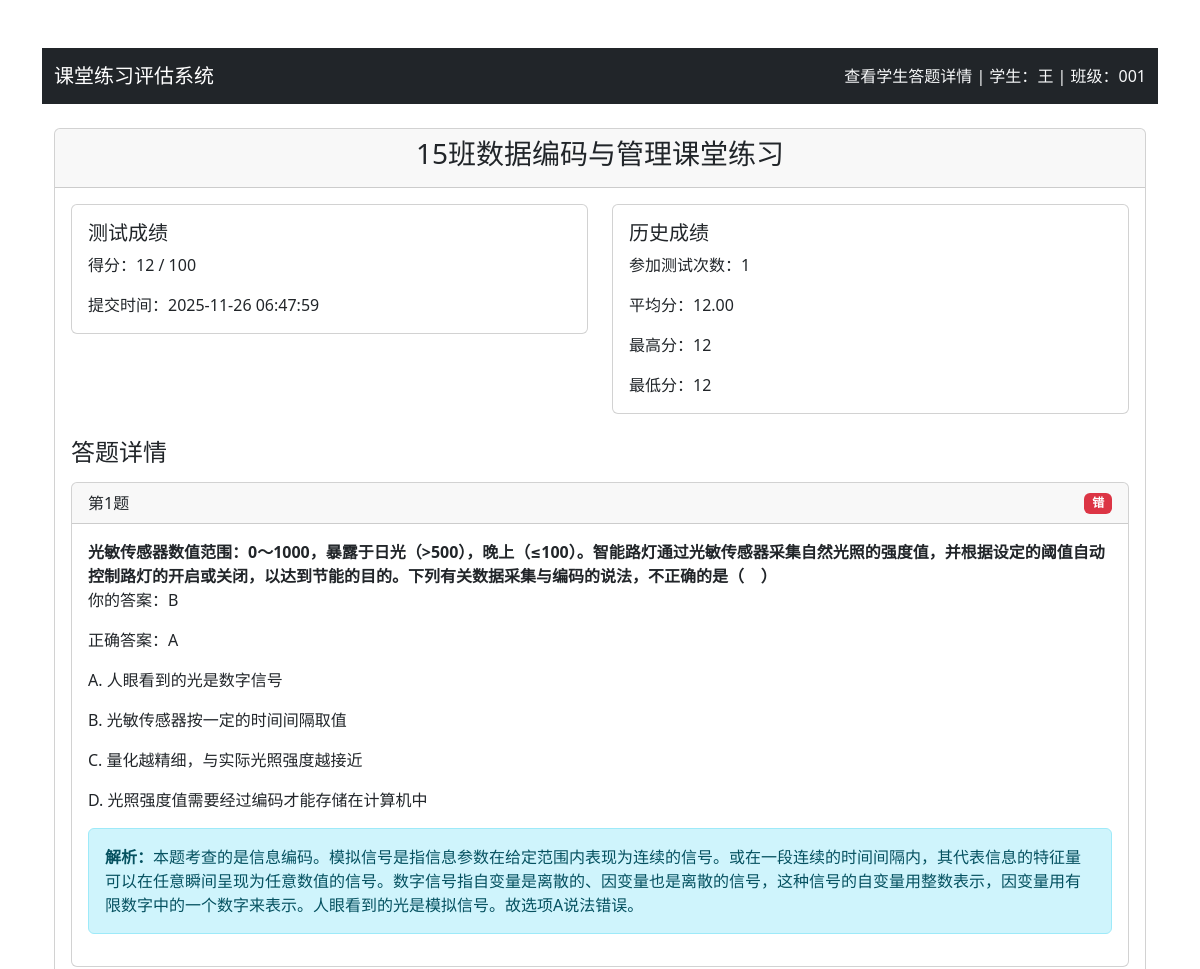
/test_result/525 (signed in, upper part), run on an earlier commit of the app's database.
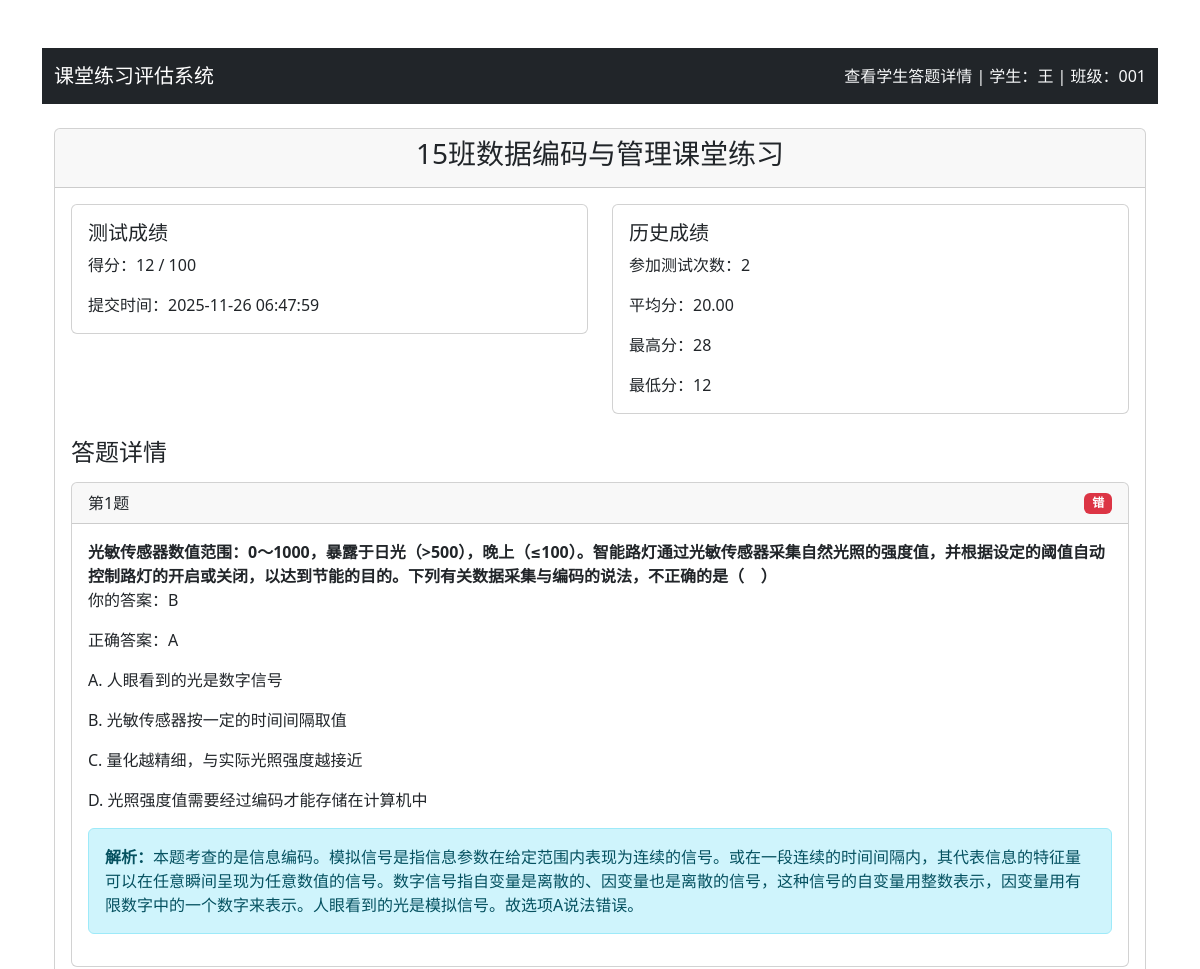
And on a later commit of the database.
### app.py (models this page shows)
class TestResult(db.Model):
    id = db.Column(db.Integer, primary_key=True)
    student_id = db.Column(db.Integer, db.ForeignKey('user.id'))
    student_name = db.Column(db.String(100), nullable=False)
    class_number = db.Column(db.String(50), nullable=False)
    test_id = db.Column(db.Integer, db.ForeignKey('test.id'), nullable=False)
    score = db.Column(db.Integer, nullable=False)
    created_at = db.Column(db.DateTime, default=datetime.utcnow)
    answers = db.Column(db.Text)
    ip_address = db.Column(db.String(15), nullable=True) # Added ip_address column
    test = db.relationship('Test', backref=db.backref('results', lazy=True))

class Test(db.Model):
    id = db.Column(db.Integer, primary_key=True)
    title = db.Column(db.String(200), nullable=False)
    single_choice_count = db.Column(db.Integer, default=0)
    multiple_choice_count = db.Column(db.Integer, default=0)
    true_false_count = db.Column(db.Integer, default=0)
    fill_blank_count = db.Column(db.Integer, default=0)
    short_answer_count = db.Column(db.Integer, default=0)
    single_choice_score = db.Column(db.Integer, default=0)
    multiple_choice_score = db.Column(db.Integer, default=0)
    true_false_score = db.Column(db.Integer, default=0)
    fill_blank_score = db.Column(db.Integer, default=0)
    short_answer_score = db.Column(db.Integer, default=0)
    total_score = db.Column(db.Integer, nullable=False)
    created_at = db.Column(db.DateTime, default=datetime.utcnow)
    is_active = db.Column(db.Boolean, default=True)
    single_choice_bank_id = db.Column(db.Integer)
    multiple_choice_bank_id = db.Column(db.Integer)
    true_false_bank_id = db.Column(db.Integer)
    fill_blank_bank_id = db.Column(db.Integer)
    short_answer_bank_id = db.Column(db.Integer)
    allow_student_choice = db.Column(db.Boolean, default=False)

class StudentTestHistory(db.Model):
    id = db.Column(db.Integer, primary_key=True)
    student_id = db.Column(db.Integer, db.ForeignKey('user.id'))
    student_name = db.Column(db.String(100), nullable=False)
    class_number = db.Column(db.String(50), nullable=False)
    test_count = db.Column(db.Integer, default=0)  # 总测试次数
    total_score = db.Column(db.Integer, default=0)  # 总分
    average_score = db.Column(db.Float, default=0.0)  # 平均分
    highest_score = db.Column(db.Integer, default=0)  # 最高分
    lowest_score = db.Column(db.Integer, default=0)  # 最低分
    updated_at = db.Column(db.DateTime, default=datetime.utcnow, onupdate=datetime.utcnow)

class Question(db.Model):
    id = db.Column(db.Integer, primary_key=True)
    question_type = db.Column(db.String(20), nullable=False)
    content = db.Column(db.Text, nullable=False)
    image_path = db.Column(db.String(200))  # 题目配图
    option_a = db.Column(db.String(200))
    option_b = db.Column(db.String(200))
    option_c = db.Column(db.String(200))
    option_d = db.Column(db.String(200))
    option_e = db.Column(db.String(200))
    correct_answer = db.Column(db.String(200), nullable=False)
    score = db.Column(db.Integer, nullable=False)
    explanation = db.Column(db.Text)
    created_at = db.Column(db.DateTime, default=datetime.utcnow)
    bank_id = db.Column(db.Integer, db.ForeignKey('question_bank.id'), nullable=False)

### app.py (the view)
@app.route('/test_result/<int:result_id>')
def test_result(result_id):
    result = TestResult.query.get_or_404(result_id)
    if 'role' not in session:
        return redirect(url_for('student_start'))
    if session.get('role') == 'teacher':
        pass
    elif session.get('role') == 'student':
        if 'student_id' not in session or result.student_id != session['student_id']:
            flash('无权访问此测试结果')
            return redirect(url_for('student_dashboard'))
    else:
        flash('无权访问此测试结果')
        return redirect(url_for('student_start'))
    test = Test.query.get(result.test_id)
    if session.get('role') == 'teacher':
        student_id = result.student_id
        student = User.query.get(student_id)
        history = StudentTestHistory.query.filter_by(
            student_id=student_id
        ).first()
    else:
        student = User.query.get(session['student_id'])
        history = StudentTestHistory.query.filter_by(
            student_id=session['student_id']
        ).first()
    questions = []
    answers = json.loads(result.answers)
    for question_id, answer in answers.items():
        question = Question.query.get(int(question_id))
        if question:
            is_correct = False
            if question.question_type == 'single_choice':
                is_correct = answer == question.correct_answer
                score = test.single_choice_score if is_correct else 0
            elif question.question_type == 'multiple_choice':
                def normalize(ans):
                    return ''.join(sorted([c for c in ans.replace(',', '').replace(' ', '').upper() if c in 'ABCDE']))
                is_correct = normalize(answer) == normalize(question.correct_answer)
                score = test.multiple_choice_score if is_correct else 0
            elif question.question_type == 'true_false':
                is_correct = answer == question.correct_answer
                score = test.true_false_score if is_correct else 0
            elif question.question_type == 'fill_blank':
                def norm_fill(s):
                    parts = [p.strip().lower() for p in s.replace('、', ',').split(',') if p.strip()]
                    return ','.join(parts)
                is_correct = norm_fill(answer) == norm_fill(question.correct_answer)
                score = test.fill_blank_score if is_correct else 0
            elif question.question_type == 'short_answer':
                score = 0
            questions.append({
                'id': question.id,
                'content': question.content,
                'question_type': question.question_type,
                'option_a': question.option_a,
                'option_b': question.option_b,
                'option_c': question.option_c,
                'option_d': question.option_d,
                'student_answer': answer,
                'correct_answer': question.correct_answer,
                'is_correct': is_correct,
                'score': score,
                'explanation': question.explanation
            })
    return render_template('test_result.html',
                         test=test,
                         result=result,
                         student=student,
                         history=history,
                         questions=questions,
                         is_teacher=session.get('role') == 'teacher',
                         test_id=test.id if test else None)

### templates/test_result.html (shortened to what this page needs)
<!DOCTYPE html>
<html lang="zh-CN">
<head>
    <link href="https://cdn.jsdelivr.net/npm/bootstrap@5.3.0/dist/css/bootstrap.min.css" rel="stylesheet">
</head>
<body class="container mt-5">
    <nav class="navbar navbar-expand-lg navbar-dark bg-dark">
        <div class="container">
            <a class="navbar-brand" href="#">课堂练习评估系统</a>
            <div class="navbar-text text-light">
                {% if is_teacher %}
                查看学生答题详情 | 学生：{{ result.student_name }} | 班级：{{ result.class_number }}
                {% else %}
                学生：{{ student.name }} | 班级：{{ student.class_number }}
                {% endif %}
            </div>
        </div>
    </nav>
    <div class="container mt-4">
        <div class="card">
            <div class="card-header">
                <h3 class="text-center">{{ test.title }}</h3>
            </div>
            <div class="card-body">
                <div class="row mb-4">
                    <div class="col-md-6">
                        <div class="card">
                            <div class="card-body">
                                <h5 class="card-title">测试成绩</h5>
                                <p class="card-text">得分：{{ result.score }} / {{ test.total_score }}</p>
                                <p class="card-text">提交时间：{{ result.created_at.strftime('%Y-%m-%d %H:%M:%S') }}</p>
                            </div>
                        </div>
                    </div>
                    <div class="col-md-6">
                        <div class="card">
                            <div class="card-body">
                                <h5 class="card-title">历史成绩</h5>
                                {% if history %}
                                <p class="card-text">参加测试次数：{{ history.test_count }}</p>
                                <p class="card-text">平均分：{{ "%.2f"|format(history.average_score) }}</p>
                                <p class="card-text">最高分：{{ history.highest_score }}</p>
                                <p class="card-text">最低分：{{ history.lowest_score }}</p>
                                {% else %}
                                <p class="card-text text-muted">暂无历史记录</p>
                                {% endif %}
                            </div>
                        </div>
                    </div>
        </div>
                <h4 class="mb-3">答题详情</h4>
                {% for question in questions %}
                <div class="card mb-3">
            <div class="card-header">
                        <div class="d-flex justify-content-between align-items-center">
                            <span>第{{ loop.index }}题</span>
                            <span class="badge {% if question.is_correct %}bg-success{% else %}bg-danger{% endif %}">
                                {% if question.is_correct %}对{% else %}错{% endif %}
                            </span>
                        </div>
                    </div>
                    <div class="card-body">
                        <div class="fw-bold question-content">{{ question.content|replace('\n', '<br>')|safe }}</div>
                        {% if question.question_type == 'single_choice' %}
                        <div class="mb-3">
                            <p>你的答案：{{ question.student_answer }}</p>
                            <p>正确答案：{{ question.correct_answer }}</p>
                            <div class="options">
                                <p>A. {{ question.option_a }}</p>
                                <p>B. {{ question.option_b }}</p>
                                <p>C. {{ question.option_c }}</p>
                                <p>D. {{ question.option_d }}</p>
                            </div>
                        </div>
                        {% elif question.question_type == 'true_false' %}
                        <div class="mb-3">
                            <p>你的答案：{{ question.student_answer }}</p>
                            <p>正确答案：{{ question.correct_answer }}</p>
                        </div>
                        {% elif question.question_type == 'fill_blank' %}
                        <div class="mb-3">
                            <p>你的答案：{{ question.student_answer }}</p>
                            <p>正确答案：{{ question.correct_answer[:-1] if question.correct_answer.endswith('、') else question.correct_answer }}</p>
                        </div>
                        {% elif question.question_type == 'short_answer' %}
                        <div class="mb-3">
                            <p>你的答案：{{ question.student_answer }}</p>
                            <p>参考答案：{{ question.correct_answer }}</p>
                        </div>
                        {% endif %}
                    {% if question.explanation %}
                        <div class="alert alert-info">
                            <strong>解析：</strong>{{ question.explanation }}
                        </div>
                        {% endif %}
                    </div>
                </div>
                {% endfor %}
            </div>
        </div>
    </div>
</body>
</html>

### templates/test_result.html (style rules this page uses)
.question-content { white-space: pre-wrap; word-wrap: break-word; overflow-wrap: break-word; max-width: 100%; }
.card-body { overflow-x: auto; }

What changed in the data, as far as the page shows it:
changed StudentTestHistory: test_count "1" → "2"; average_score "12.00" → "20.00"; highest_score "12" → "28"
